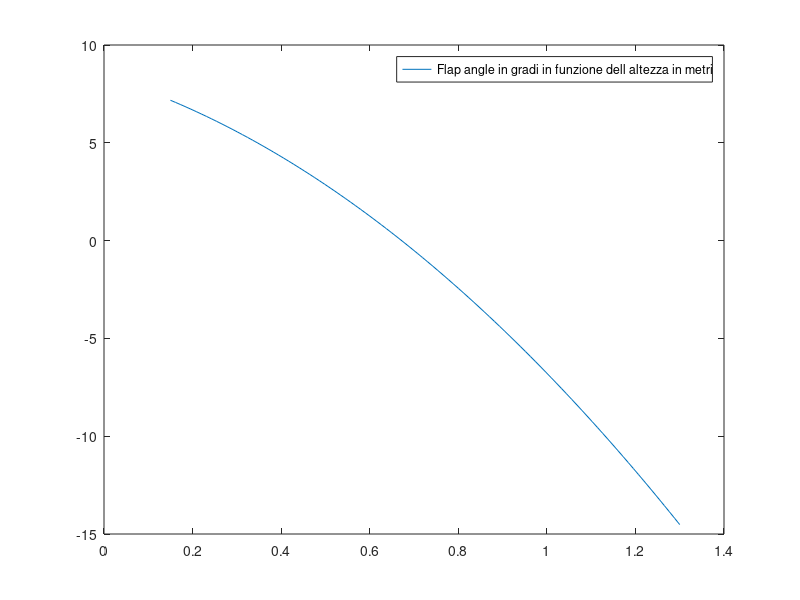

Source code (MATLAB):
clear
clc
close all

ST=0.01; % [s] timestep della simulazione

%% Dati ambiente e andatura
rho_water=998; % kg/m3
rho_air=1.225; % kg/m3
g=9.81; % m/s2

%% Dati barca
m_sailor=75; % kg
m_hull=30; %kg
m_margin=5; %kg
m_boat=m_hull+m_margin;
m_tot=m_sailor+m_boat;
I_yy_hull=100; % kg*m2

% Posizione di tutti i punti di applicazione delle forze [tutto in metri]
% Coordinate con sdr centrato sullo specchio di poppa in basso
G_hull= [1.48 0 0.257]; 
%ca_fw= [1.81 0 -1.10];
AC_fw= [1.90 0 -1.10];
AC_rudder= [-0.56 0 -0.96];
%cm_omo= [1.10 0 0.75];
G_sailor= [0.2 0 0.75]; % La posizione 0.2 indica la posizione di inizio della terrazza, la posizione del sailor si controlla dallo slider del joystick
mast_base= [2.35 0 0.4];
AC_sail= mast_base + [-1.18 0 2.3]; %rispetto alla base dell'albero
allpt=[G_sailor;AC_fw;AC_rudder;AC_sail];

for i=1:size(allpt,1)
    allpt(i,:)=allpt(i,:)-G_hull;
end
allpt(:,3)=-1*allpt(:,3); % Il sdr body è positivo se verso il basso
%% Dati front wing
S_fw=0.09; % [m^2]
I_yy_fw=10; % [kg*m^2]

flap=[-8 -5 -2 0 3 5 8 10 12 13]';
cl_fw=[-0.35 -0.143 0.064 0.208 0.407 0.543 0.745 0.879 1.012 1.078]';
cd_fw=[0.014 0.011 0.008 0.009 0.011 0.015 0.021 0.027 0.040 0.051]';
cm_fw=[0.007 -0.025 -0.056 -0.078 -0.107 -0.127 -0.156 -0.175 -0.193 -0.202]';

funCL_fw=polyfit(flap,cl_fw,1);
funCD_fw=polyfit(flap,cd_fw,3);
funCM_fw=polyfit(flap,cm_fw,1);

%% Dati rudder
S_r=0.03946; % [m^2]
I_yy_fw=5; % [kg*m^2]

aoa=[-8 -5 -2 0 1 3 5 8 10]';
%cl_r=[-0.534 -0.257 0.026 0.197 0.282 0.452 0.621 0.872 1.037]';
cl_r=[0 0.8]';
cd_r=[0.021 0.013 0.010 0.009 0.011 0.016 0.024 0.042 0.057]';
%cm_r=-0.078; % cost perchè rispetto al CA
cm_r=0;

% funaoa_rudder=polyfit([0 aoa(end)],cl_r,1);
% funcl_r=polyval(funaoa_rudder,aoa);
% funcd_r=polyfit(cd_r,funcl_r,1);

funCL_r=polyfit([0 aoa(end)],cl_r,1);
funCD_r=polyfit(aoa,cd_r,2);
funCM_r=0;

%% Dati vela
% Si suppone che la vela venga mantenuta ad un AOA costante rispetto ad AWA
% ("se il velista è bravo"). L'AOA a cui viene mantenuta è quello di
% massima efficienza della vela, ovvero dai 4 ai 6 gradi

% Da XFLR, si calcola che la vela con un angolo dai 4 ai 6 gradi ha un CL
% medio pari a CL_sail=0.17 e un CD_sail=0.01

S_sail=8.20; % [m^2]
I_yy_sail=8; % [kg*m^2]
%CL_sail=0.20;  % Da XFLR il CL può variare da 0.15 a 0.25 a seconda della regolazione
CL_sail=0.4;  % Da XFLR il CL può variare da 0.15 a 0.25 a seconda della regolazione
CD_sail=0.05;  % Il CD di XFLR probabilmente è molto ottimistico (da CD = 0.1-0.15

%% Dati wand e camma
% L'altezza della barca dall'acqua (coordinata z) è misurata dal perno
% della wand fino al pelo dell'acqua sottostante. Per questo motivo quando
% la barca si trova a meno di circa 35-40 cm dal pelo dell'acqua si
% ipotizza fallito il volo, perchè significa che lo scafo tocca l'acqua

lower_z_limit=0.10; % [m]
wand_lenght=1.25; % [m]
wand_attach_pos=mast_base+[1.05+0.5 0 -0.1]-G_hull;

height_control=[ % Prima colonna è l'altezza z e seconda il flap angle
    0.25 10,
    0.4 8,
    0.7 6.5,
    0.8 4.5,
    0.9 3.5,
    1 2.5,
    1.1 1,
    1.15 -1,
    1.25 -2,
    1.3 -4,
];
height_control_offset=-0.35; % [m]
height_control(:,1)=height_control(:,1)+height_control_offset;

pol=polyfit(height_control(:,1),height_control(:,2),2);
flapangle=polyval(pol,linspace(0.25,1.4));
plot(linspace(0.15,1.3),flapangle);
legend('Flap angle in gradi in funzione dell altezza in metri');

%% Condizioni iniziali
I_yy_boat=I_yy_hull+I_yy_fw+I_yy_sail-50; %+m_sailor*norm(allpt(1,:))^2;

x_i=0; % [m] 
z_i=-0.25; % [m] rispetto al livello dell'acqua (il '-' perchè sdr punta verso il basso)

x_dot_i=4; % [m/s]; Velocità orizzontale iniziale della barca nel sdr inerziale (ovvero rispetto all'acqua)

mu=30; % [gradi]
mu=mu*2*pi/360;

gamma_i=-5; % [gradi]
gamma_i=gamma_i*2*pi/360;

theta_i=10; % [gradi]
theta_i=theta_i*2*pi/360;

aoa_i=gamma_i+theta_i;
aoa_i=aoa_i*360*0.5/pi;

TWS=7; % m/s
TWA=90; % gradi
TWA=TWA*2*pi/360;


%% Made by Marco Salvato
